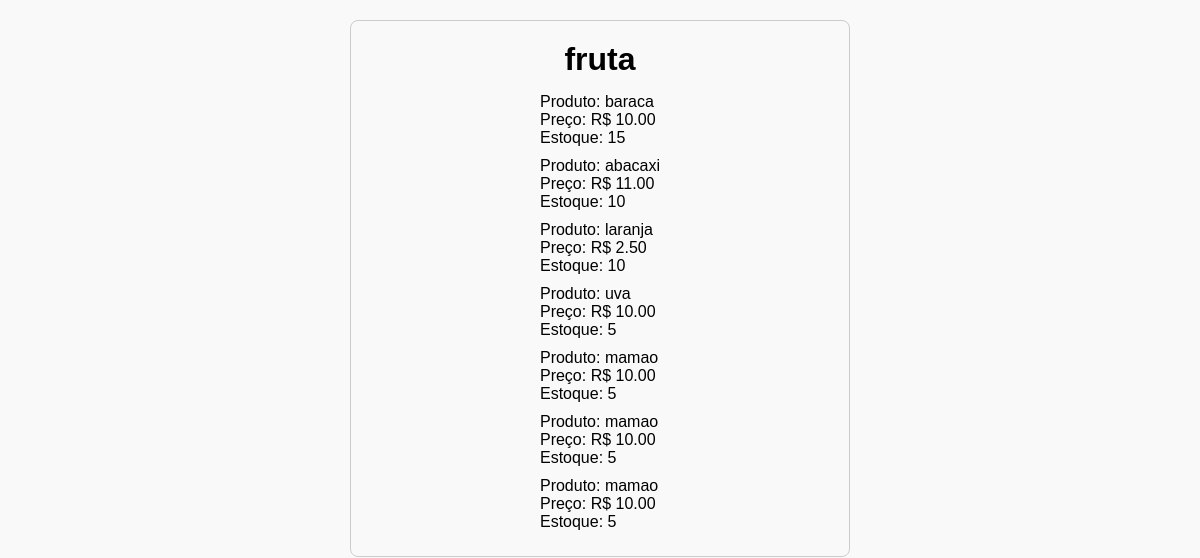
Before: /produtos/categoria/10/ with the older database file.
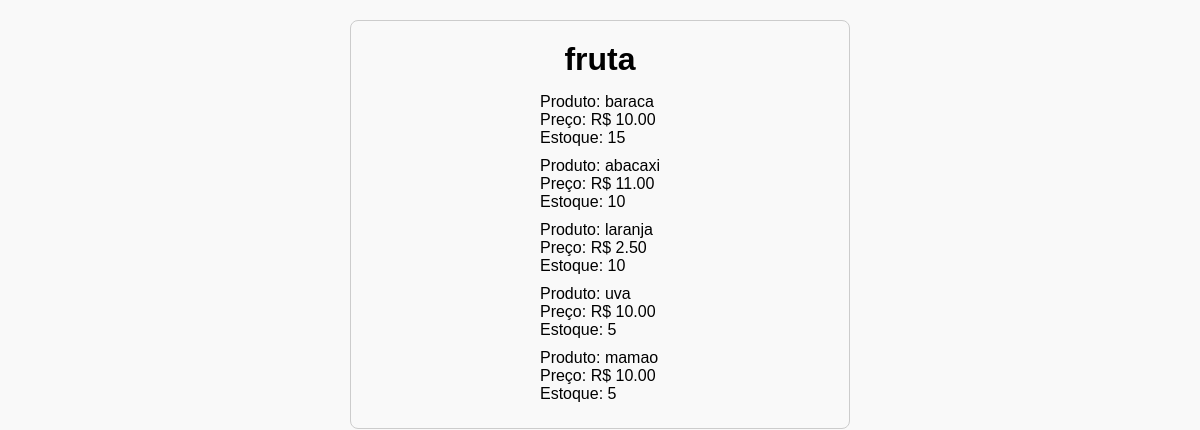
After: the same page with the newer database file.
### produtos/models.py (models this page shows, shortened)
class Produto(models.Model):
    name = models.CharField(max_length=100)
    price = models.DecimalField(max_digits=10, decimal_places=2)
    storage = models.IntegerField()
    category_id = models.ForeignKey('categorias.Categoria', on_delete=models.CASCADE)

### produtos/views.py (the view)
# urls.py: path("categoria/<int:category_id>/", produtos_por_categoria, name="produtos_por_categoria"),
def produtos_por_categoria(request, category_id):
    categoria = Categoria.objects.get(id=category_id)
    produtos = Produto.objects.filter(category_id=categoria)
    return render(request, "produtos_por_categoria.html", {"produtos": produtos, "categoria": categoria})

### produtos/templates/produtos_por_categoria.html (shortened to what this page needs)
<!doctype html>
<html lang="en">
  <head>
  </head>
  <body>
    <h1>{{ categoria.name }}</h1>
    <ul>
      {% for produto in produtos %}
      <li>
        <p>Produto: {{ produto.name }}</p>
        <p>Preço: R$ {{ produto.price }}</p>
        <p>Estoque: {{ produto.storage }}</p>
      </li>
      {% endfor %}
    </ul>
  </body>
</html>

Changed rows visible on the page:
removed Produto: name "mamao", price "10.00", storage "5"
removed Produto: name "mamao", price "10.00", storage "5"
